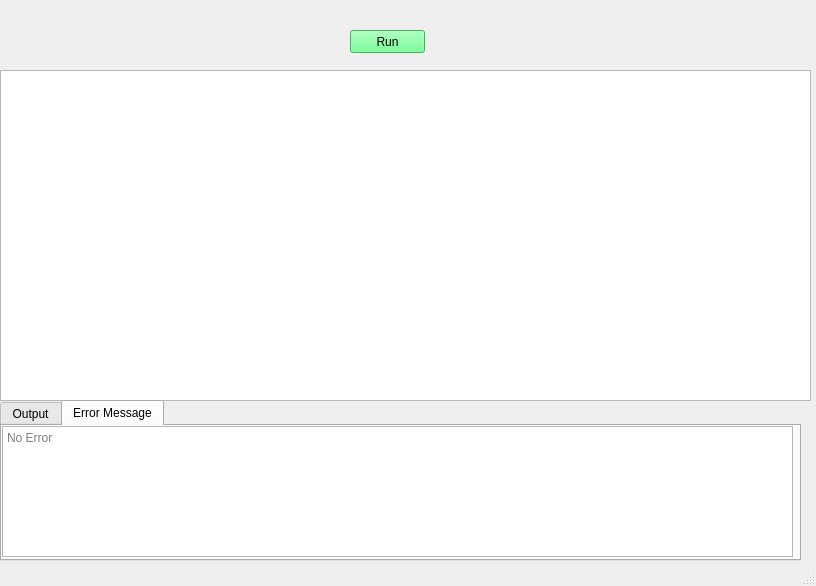
<?xml version="1.0" encoding="UTF-8"?>
<ui version="4.0">
 <class>MainWindow</class>
 <widget class="QMainWindow" name="MainWindow">
  <property name="geometry">
   <rect>
    <x>0</x>
    <y>0</y>
    <width>816</width>
    <height>586</height>
   </rect>
  </property>
  <property name="windowTitle">
   <string>Matcox</string>
  </property>
  <property name="documentMode">
   <bool>false</bool>
  </property>
  <widget class="QWidget" name="centralwidget">
   <property name="enabled">
    <bool>true</bool>
   </property>
   <widget class="QTextEdit" name="textBoard">
    <property name="geometry">
     <rect>
      <x>0</x>
      <y>70</y>
      <width>811</width>
      <height>331</height>
     </rect>
    </property>
   </widget>
   <widget class="QPushButton" name="btnRun">
    <property name="geometry">
     <rect>
      <x>350</x>
      <y>30</y>
      <width>75</width>
      <height>23</height>
     </rect>
    </property>
    <property name="styleSheet">
     <string notr="true">background-color: rgb(85, 255, 127);</string>
    </property>
    <property name="text">
     <string>Run</string>
    </property>
   </widget>
   <widget class="QTabWidget" name="tabWidget">
    <property name="geometry">
     <rect>
      <x>0</x>
      <y>400</y>
      <width>801</width>
      <height>161</height>
     </rect>
    </property>
    <property name="currentIndex">
     <number>1</number>
    </property>
    <widget class="QWidget" name="tab">
     <attribute name="title">
      <string>Output</string>
     </attribute>
     <widget class="QTextEdit" name="textOutput">
      <property name="geometry">
       <rect>
        <x>0</x>
        <y>0</y>
        <width>791</width>
        <height>131</height>
       </rect>
      </property>
      <property name="readOnly">
       <bool>true</bool>
      </property>
     </widget>
    </widget>
    <widget class="QWidget" name="tab_2">
     <attribute name="title">
      <string>Error Message</string>
     </attribute>
     <widget class="QTextEdit" name="textError">
      <property name="geometry">
       <rect>
        <x>0</x>
        <y>0</y>
        <width>791</width>
        <height>131</height>
       </rect>
      </property>
      <property name="readOnly">
       <bool>true</bool>
      </property>
      <property name="placeholderText">
       <string>No Error</string>
      </property>
     </widget>
    </widget>
   </widget>
  </widget>
  <widget class="QStatusBar" name="statusbar"/>
 </widget>
 <resources/>
 <connections/>
</ui>
